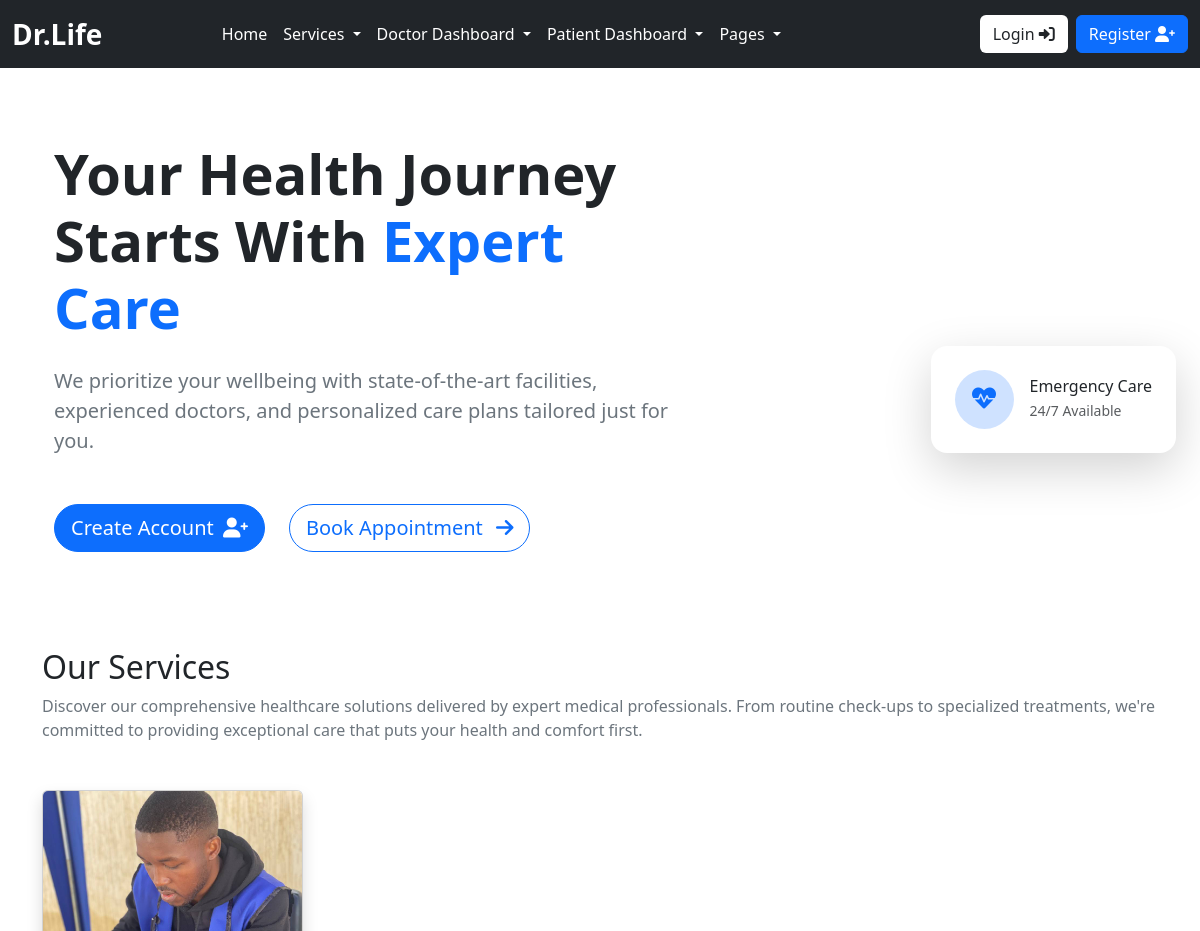
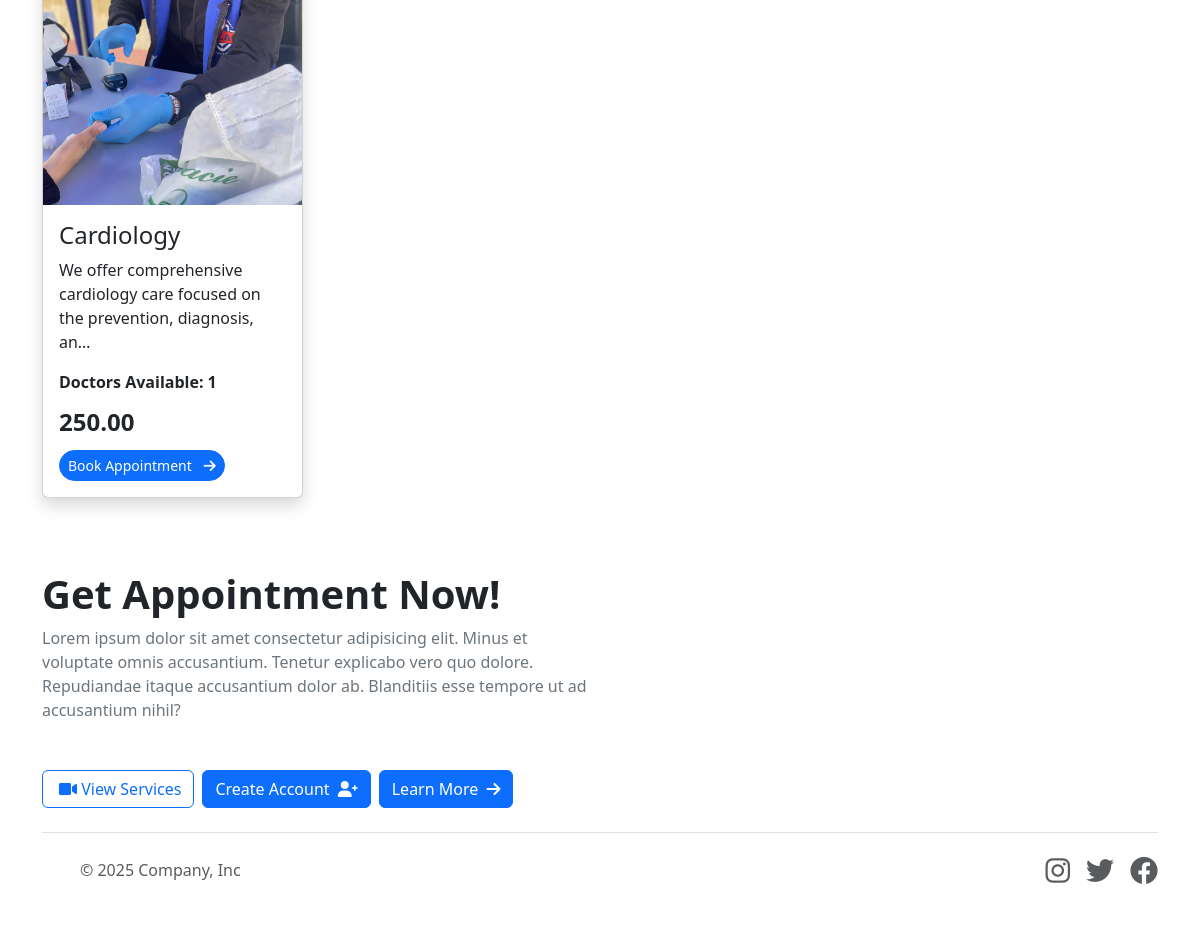
The page / on the database its author committed (2 pictures, top to bottom).
### base/models.py (models this page shows, shortened)
class Service(models.Model):
    image = models.ImageField(upload_to="images", null=True, blank=True)
    name = models.CharField(max_length=255)
    description = models.TextField(blank=True, null=True)
    cost = models.DecimalField(max_digits=10, decimal_places=2)
    available_doctors = models.ManyToManyField(doctor_models.Doctor, blank=True)

### base/views.py (the view)
# urls.py: path("", views.index, name="index"),
def index(request):
    services = base_models.Service.objects.all()
    context = {
        "services":services
    }
    return render(request, "base/index.html", context)

### templates/base/index.html (shortened to what this page needs)
{% extends 'partials/base.html' %}
{% block content %}
        <section class="container hero-section">
            <div class="row d-flex justify-content-center align-items-center">
                <div class="col-12 col-lg-7 p-4 rounded-3">
                    <h1 class="display-4 fw-bold mt-5">
                    Your Health Journey Starts With
                    <span class="text-primary position-relative">
                        Expert Care
                    </span>
                </h1>
                    <p class="fs-5 mt-4 text-secondary">We prioritize your wellbeing with state-of-the-art facilities, experienced doctors, and personalized care plans tailored just for you.</p>
                    <div class="d-flex align-items-center gap-4 mt-5">
                        <button class="btn btn-primary btn-lg rounded-pill">Create Account <i class="fas fa-user-plus ms-1"></i></button>
                        <button class="btn btn-outline-primary btn-lg rounded-pill">Book Appointment <i class="fas fa-arrow-right ms-2"></i></button>
                    </div>
                </div>
                <div class="col-12 col-lg-5">
                     <div class="position-absolute end-0 bg-white p-4 rounded-4 shadow-lg m-4">
                        <div class="d-flex align-items-center gap-3">
                        <div class="rounded-circle bg-primary-subtle p-3">
                            <i class="fas fa-heartbeat text-primary fs-4"></i>
                        </div>
                        <div>
                            <h6 class="mb-1">Emergency Care</h6>
                            <p class="mb-0 text-muted small">24/7 Available</p>
                        </div>
                    </div>
                    </div>
                </div>
            </div>
        </section>
        <section class="container mt-5">
            <div class="py-4">
                <h2 class="">Our Services</h2>
                <p class="text-secondary mb-4">
                    Discover our comprehensive healthcare solutions delivered by expert medical professionals.
                    From routine check-ups to specialized treatments, we're committed to providing exceptional
                    care that puts your health and comfort first.
                </p>
            </div>
            <div class="row">
                {% for s in services %}
                    <div class="col-lg-3">
                        <div class="card mb-4 shadow">
                            <a href="{% url 'base:service_detail' s.id %}">
                            <img src="{{s.image.url}}" alt="course" class="card-img-top" /></a>
                            <div class="card-body">
                                <h4 class="mb-2 text-truncate-line-2"><a href="{% url 'base:service_detail' s.id %}" class="text-inherit text-dark text-decoration-none"> {{s.name}} </a></h4>
                                <p> {{s.description|truncatechars:80}} </p>
                                <div class="mt-2">
                                    <span class="fw-semibold">Doctors Available: {{s.available_doctors.all.count}}</span>
                                    <div class="lh-1 mt-3">
                                        <span class="text-dark fw-bold fs-4"> {{s.cost}} </span></div>
                                    <a href="{% url 'base:service_detail' s.id %}" class="btn btn-sm btn-primary mt-3 rounded-pill">Book Appointment <i class="fas fa-arrow-right ms-2"></i></a>
                                </div>
                            </div>
                        </div>
                    </div>
                {% endfor %}
                </div>
        </section>
        <section class="container mt-5">
            <div class="row d-flex align-items-center">
                <div class="col-lg-6">
                    <h1 class="fw-bold">Get Appointment Now!</h1>
                    <p class="text-secondary">Lorem ipsum dolor sit amet consectetur adipisicing elit. Minus et voluptate omnis accusantium. Tenetur explicabo vero quo dolore. Repudiandae itaque accusantium dolor ab. Blanditiis esse tempore ut ad accusantium nihil?</p>
                    <div class="d-flex align-items-center gap-2 mt-5">
                        <button class="btn btn-outline-primary"><i class="fas fa-video ms-1"></i> View Services</button>
                        <button class="btn btn-primary">Create Account <i class="fas fa-user-plus ms-1"></i></button>
                        <button class="btn btn-primary">Learn More <i class="fas fa-arrow-right ms-1"></i></button>
                    </div>
                </div>
                <div class="col-lg-6">
                </div>
            </div>
        </section>
{% endblock content %}

### rows shown on the page
Service: image (picture), name "Cardiology", description "We offer comprehensive cardiology care focused on the prevention, diagnosis, an…", available_doctors.all.count "1", cost "250.00"
